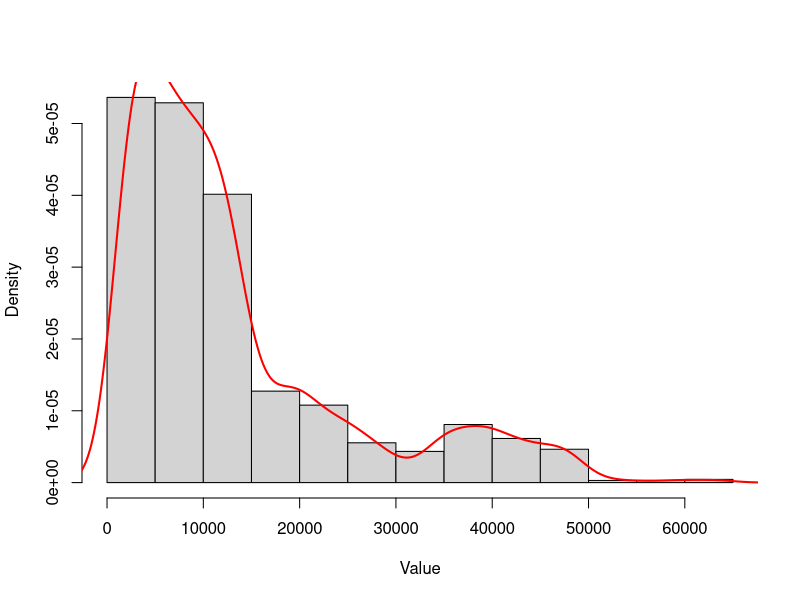
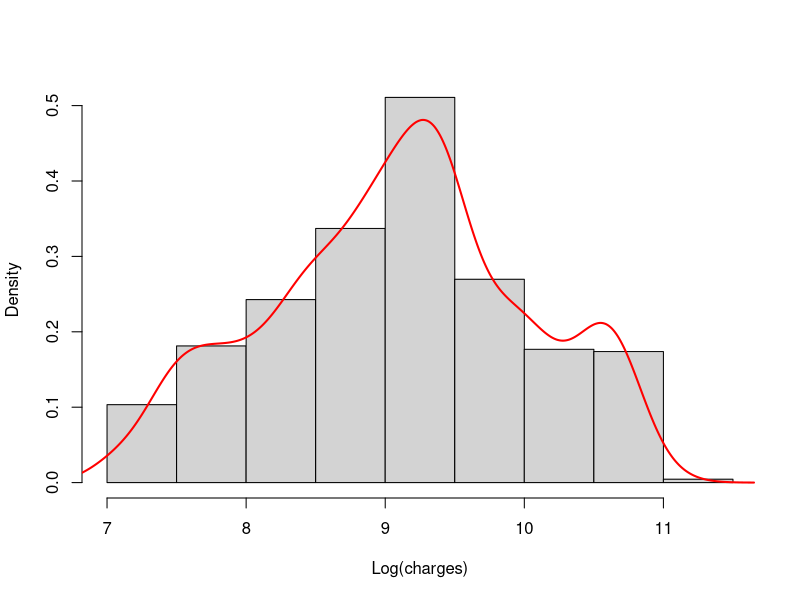
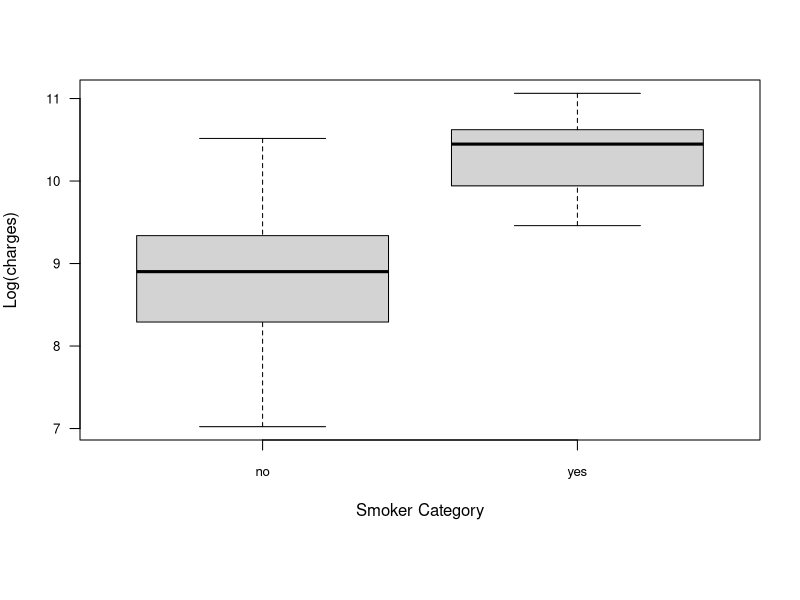
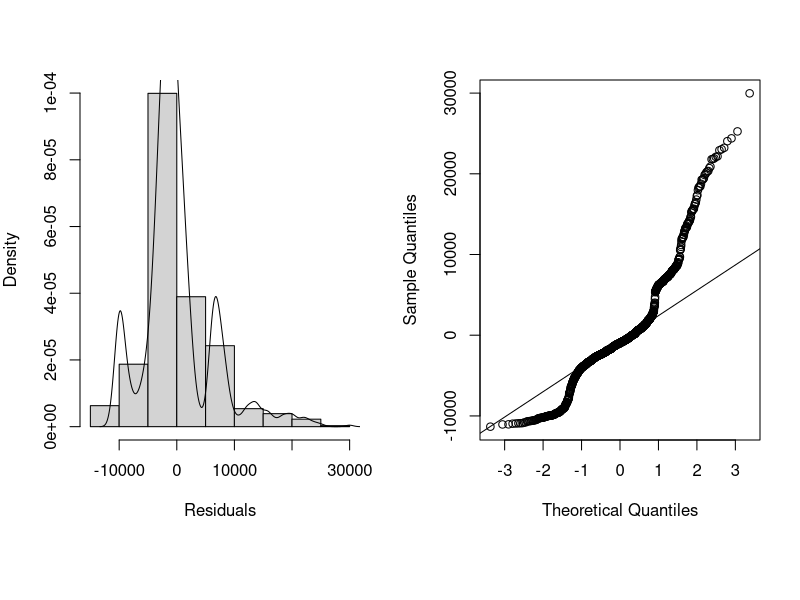

Here is the R script that generated these plots, in order:
## ---- chunk 1
# all library load statements here
library(caret)
library(knitr)
r.version <- "4.3.2"
seed.val <- 123456
## ---- chunk 2
data.df <- read.csv("insurance.csv")
data.df <- na.omit(data.df)
data.df$smoker <- factor(data.df$smoker)
data.df$region <- factor(data.df$region)
data.df$sex <- factor(data.df$sex)
## ---- chunk 3
label = c("non-smoker","smoker")
count = c("1062","273")
owner.tbl <- cbind(label,count)
kable(owner.tbl, caption = "Smoker Comparison")
## ---- chunk 4
hist(data.df$charges, freq = FALSE, main = "", xlab = "Value",ylab = "Density")

lines(density(data.df$charges),col = "red",lwd=2)
## ---- chunk 5
# table of descriptive stats for the overall life expectancy
Statistics <- c("Min", "Mean","Median","StdDev","Max")
mn<-min(data.df$charges)
mx<-max(data.df$charges)
avg<-round(mean(data.df$charges), 2)
md<-median(data.df$charges)
std<-round(sd(data.df$charges), 2)
Value <- c(mn,avg,md,std,mx)
st.tbl <- cbind(Statistics, Value)
kable(st.tbl, caption="Overall Premiums Statistics")
## ---- chunk 6

hist(log(data.df$charges), freq = FALSE, main = "", xlab = "Log(charges)",ylab = "Density")

lines(density(log(data.df$charges)),col = "red",lwd=2)
## ---- chunk 7
#data.df$smoker <- trimws(data.df$smoker)  # remove any stray spaces

#data.df$smoker <- factor(data.df$smoker,levels = c("no", "yes"))

par(mar = c(8,4,4,2))
boxplot(log(charges)~smoker,data = data.df,main="",ylab = "Log(charges)", xlab = "Smoker Category", las=1,cex.axis=0.8)

## ---- chunk 8
first.df  <- subset(data.df, smoker == "no")
second.df <- subset(data.df, smoker == "yes")
## ---- chunk 9
# table of descriptive stats for the overall life expectancy
statistics <- c("Min", "Mean","Median","StdDev","Max")
#developed
data1<-first.df$charges
mn1<-min(data1)
mx1<-max(data1)
avg1<-round(mean(data1), 2)
md1<-median(data1)
std1<-round(sd(data1), 2)
first <- c(mn1,avg1,md1,std1,mx1)
#developing
data2<-second.df$charges
mn2<-min(data2)
mx2<-max(data2)
avg2<-round(mean(data2), 2)
md2<-median(data2)
std2<-round(sd(data2), 2)
second <- c(mn2,avg2,md2,std2,mx2)


tble.df<- data.frame(statistics, nonsmokers = first, smokers = second)
kable(tble.df, caption="Premiums for smokers vs non-smokers")

## ---- chunk 10
t.test(log(charges)~smoker, data = data.df)
## ---- chunk 11
fit1 <- lm(charges ~ age + sex + bmi + children + smoker + region, data = data.df)
fit.step <- step(fit1, trace = 0)
coef.vals <- coef(summary(fit.step))
kable(coef.vals)
## ---- chunk 12
par(mfrow=c(1,2))
hist(fit1$residuals, freq = FALSE, main = "", xlab = "Residuals") 
lines(density(fit1$residuals))

qqnorm(y=fit1$residuals, main = "")
qqline(y=fit1$residuals, datax = FALSE)
